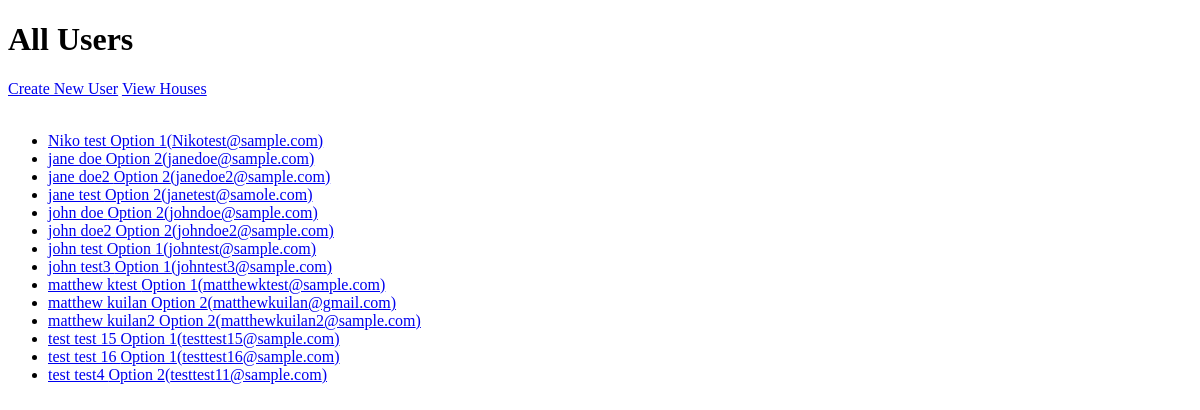
/users, run on an earlier commit of the app's database.
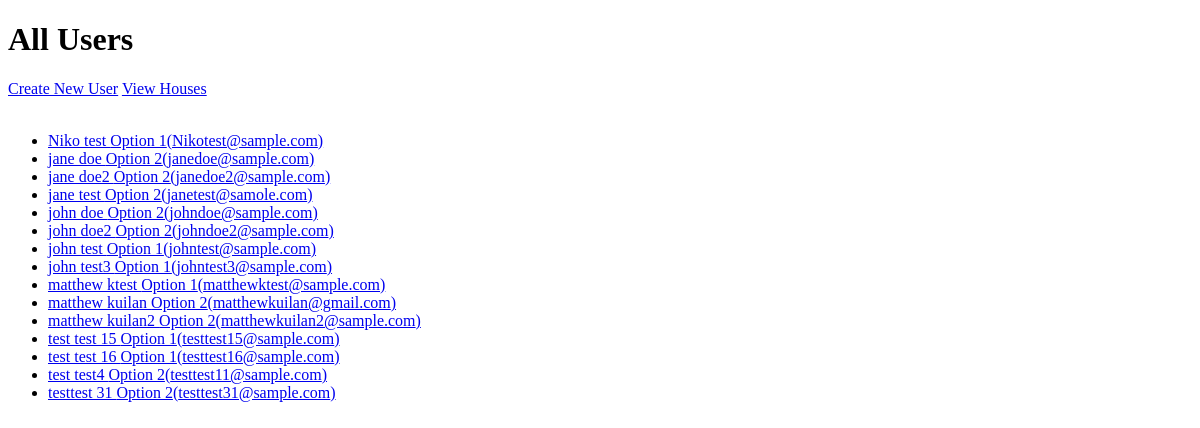
And on a later commit of the database.
### Sql-alch-test/models.py (models this page shows)
class User(db.Model):
    id: Mapped[int] = mapped_column(primary_key=True)
    username: Mapped[str] = mapped_column(unique=True)
    email: Mapped[str] = mapped_column(unique=True)
    choice: Mapped[str] =  mapped_column()
    wallet_choice: Mapped[str] = mapped_column(nullable=True)
    bully_choice: Mapped[str] = mapped_column(nullable=True)
    challenge_choice: Mapped[str] = mapped_column(nullable=True)
    game_choice: Mapped[str] = mapped_column(nullable=True)
    motivation_choice: Mapped[str] = mapped_column(nullable=True)
    house: Mapped[str] = mapped_column(nullable=True)

### Sql-alch-test/app.py (the view)
@app.route("/users")
def user_list():
    users = db.session.execute(db.select(User).order_by(User.username)).scalars()
    return render_template('user/list.html', users=users)

### Sql-alch-test/templates/user/list.html (shortened to what this page needs)
<!DOCTYPE html>
<html lang="en">
<head>
</head>
<body>
    <h1>All Users</h1>
    <a href="{{ url_for('create_user') }}">Create New User</a>
    <a href="{{ url_for('houses') }}">View Houses</a>
    <br><br>
    {% if users %}
        <ul>
        {% for user in users %}
            <li>
                <a href="{{ url_for('user_detail', id=user.id) }}">
                    {{ user.username }} {{user.choice}}({{ user.email }})
                </a>
            </li>
        {% endfor %}
        </ul>
    {% else %}
        <p>No users found.</p>
    {% endif %}
</body>
</html>

What changed in the data, as far as the page shows it:
added User: username "testtest 31", choice "Option 2", email "testtest31@sample.com"
